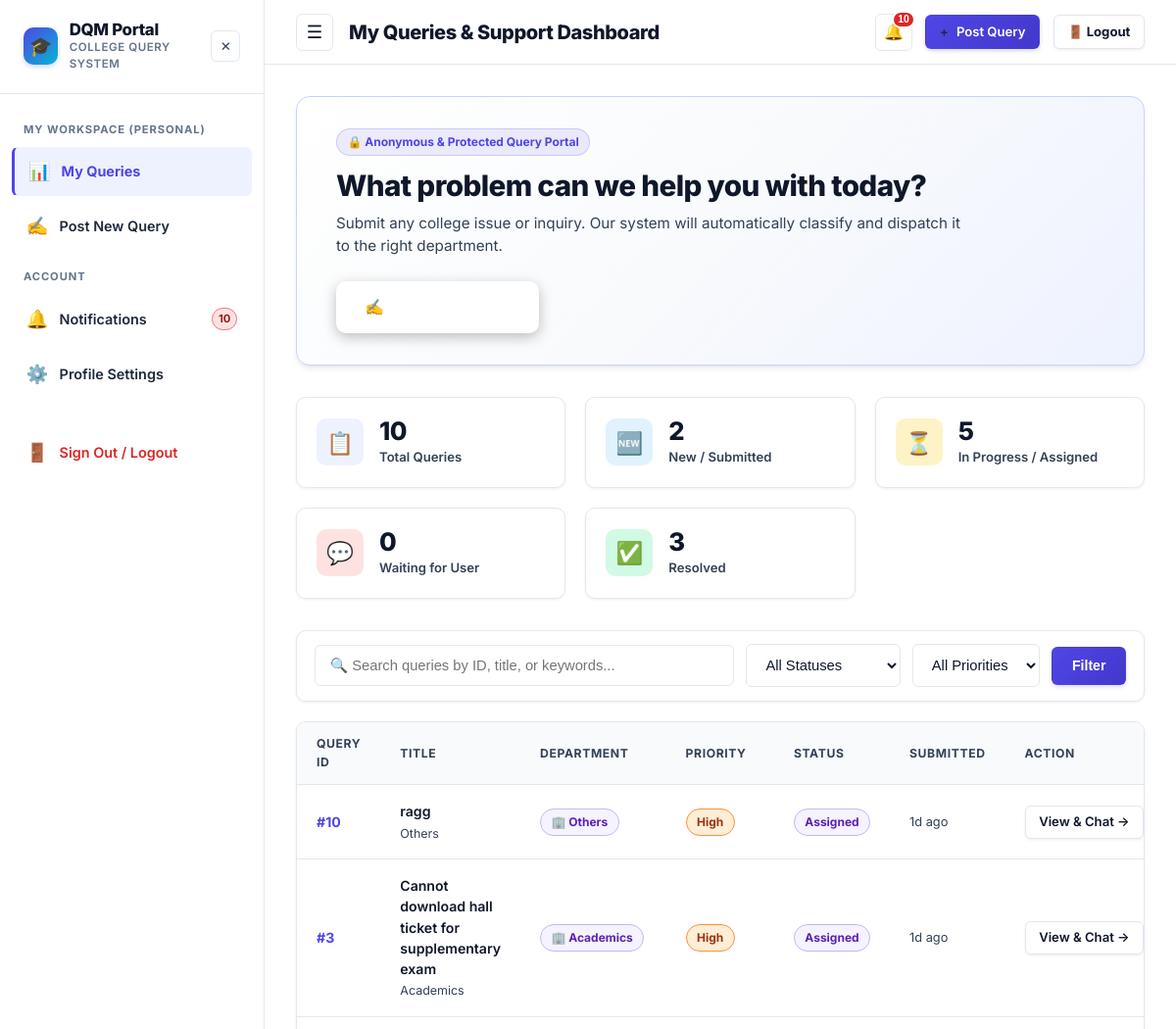
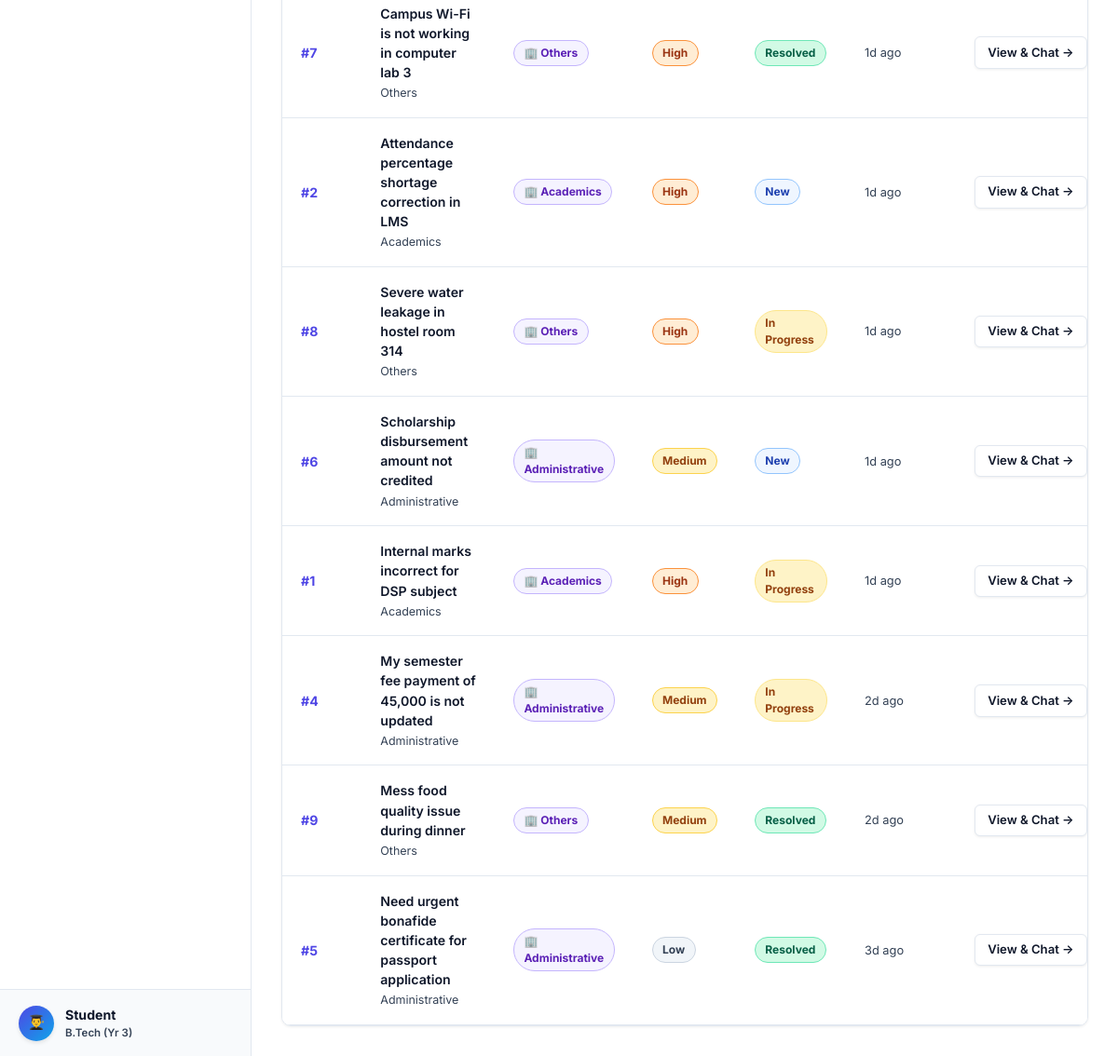
The page /dashboard (signed in) on the database as committed earlier (2 pictures, top to bottom).
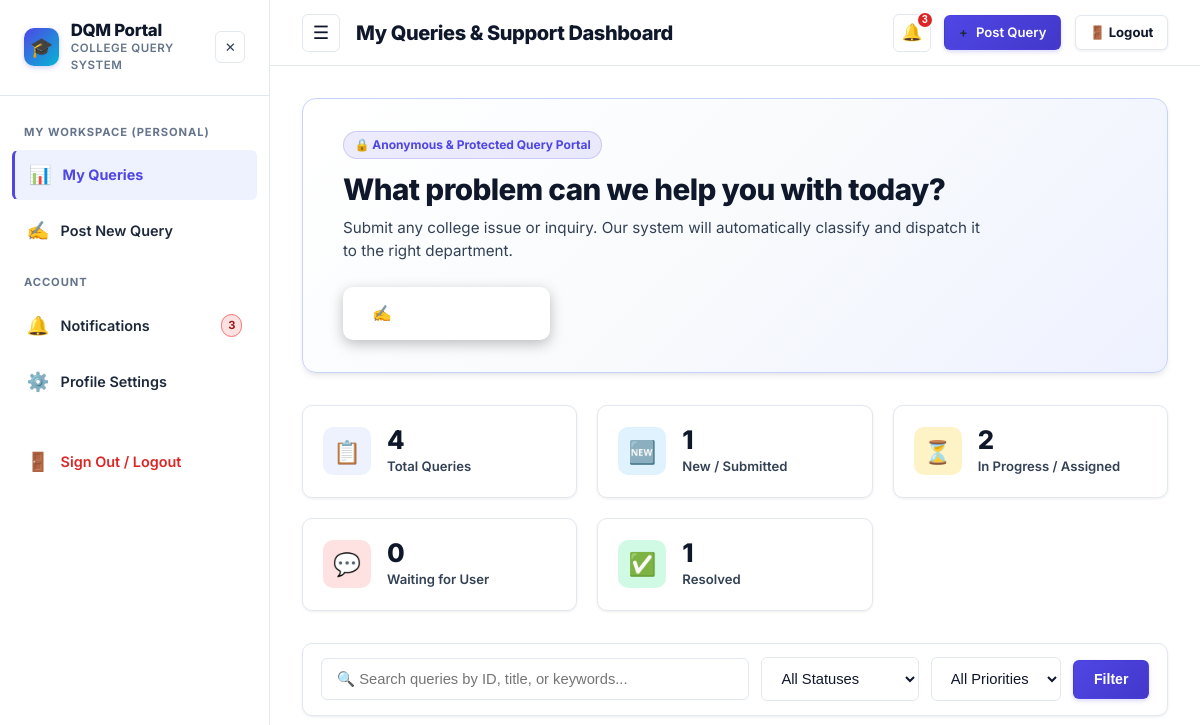
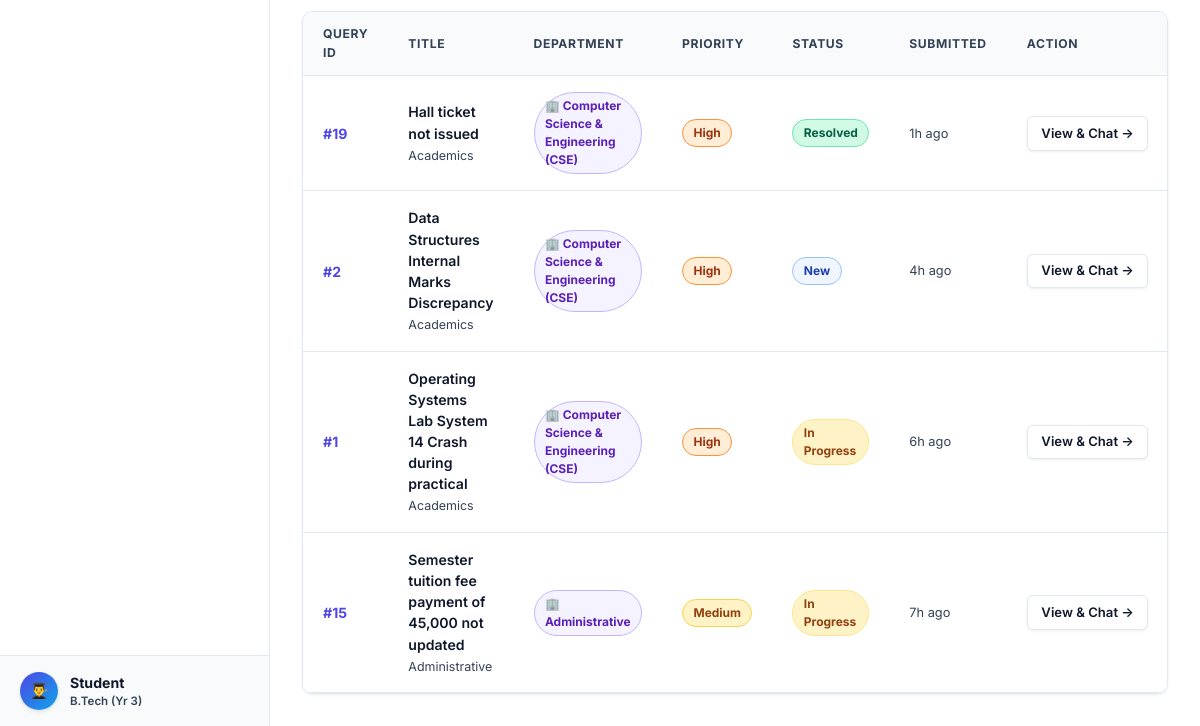
The same page on the database as committed later (2 pictures, top to bottom).
### tables this page shows
CREATE TABLE queries (
    id INTEGER PRIMARY KEY AUTOINCREMENT,
    user_id INTEGER NOT NULL,
    title TEXT NOT NULL,
    description TEXT NOT NULL,
    category TEXT NOT NULL DEFAULT 'Academics',
    department TEXT NOT NULL,
    priority TEXT NOT NULL DEFAULT 'Medium',
    status TEXT NOT NULL DEFAULT 'New',
    assigned_staff_id INTEGER,
    is_routed_manually INTEGER DEFAULT 0,
    admin_reviewed INTEGER DEFAULT 0,
    created_at TIMESTAMP DEFAULT CURRENT_TIMESTAMP,
    updated_at TIMESTAMP DEFAULT CURRENT_TIMESTAMP,
    first_response_at TIMESTAMP,
    resolved_at TIMESTAMP,
    FOREIGN KEY(user_id) REFERENCES users(id) ON DELETE CASCADE,
    FOREIGN KEY(assigned_staff_id) REFERENCES users(id) ON DELETE SET NULL
);

### app.py (the view)
@app.route('/dashboard')
@login_required
def dashboard():
    user = get_current_user()
    if user['role'] == 'staff':
        return redirect(url_for('department_dashboard'))
    elif user['role'] == 'admin':
        return redirect(url_for('admin_dashboard'))
    db = get_db()
    stats = {
        'total': db.execute('SELECT COUNT(*) FROM queries WHERE user_id = ?', (user['id'],)).fetchone()[0],
        'new': db.execute("SELECT COUNT(*) FROM queries WHERE user_id = ? AND status = 'New'", (user['id'],)).fetchone()[0],
        'in_progress': db.execute("SELECT COUNT(*) FROM queries WHERE user_id = ? AND status IN ('Assigned', 'In Progress')", (user['id'],)).fetchone()[0],
        'waiting': db.execute("SELECT COUNT(*) FROM queries WHERE user_id = ? AND status = 'Waiting for User'", (user['id'],)).fetchone()[0],
        'resolved': db.execute("SELECT COUNT(*) FROM queries WHERE user_id = ? AND status = 'Resolved'", (user['id'],)).fetchone()[0],
    }
    status_filter = request.args.get('status', '')
    priority_filter = request.args.get('priority', '')
    search_query = request.args.get('search', '').strip()
    sql = """
        SELECT q.*,
               (SELECT message FROM messages WHERE query_id = q.id ORDER BY created_at DESC LIMIT 1) as last_message,
               (SELECT created_at FROM messages WHERE query_id = q.id ORDER BY created_at DESC LIMIT 1) as last_activity
        FROM queries q
        WHERE q.user_id = ?
    """
    params = [user['id']]
    if status_filter:
        sql += " AND q.status = ?"
        params.append(status_filter)
    if priority_filter:
        sql += " AND q.priority = ?"
        params.append(priority_filter)
    if search_query:
        sql += " AND (q.title LIKE ? OR q.description LIKE ? OR q.id LIKE ?)"
        term = f"%{search_query}%"
        params.extend([term, term, term])
    sql += " ORDER BY q.created_at DESC"
    queries = db.execute(sql, params).fetchall()
    return render_template(
        'dashboard.html',
        stats=stats,
        queries=queries,
        current_status=status_filter,
        current_priority=priority_filter,
        search_query=search_query
    )

### app.py (called while the page is built)
def login_required(f):
    @wraps(f)
    def decorated_function(*args, **kwargs):
        user = get_current_user()
        if not user:
            session.clear()
            flash('Please log in to access this page.', 'warning')
            return redirect(url_for('login', next=request.url))
        return f(*args, **kwargs)
    return decorated_function

def get_current_user():
    if 'user_id' in session:
        db = get_db()
        user = db.execute('SELECT * FROM users WHERE id = ?', (session['user_id'],)).fetchone()
        if not user or not user['is_active']:
            session.clear()
            return None
        return user
    return None

### database.py (called while the page is built)
def get_db():
    if 'db' not in g:
        g.db = sqlite3.connect(
            current_app.config['DATABASE'],
            detect_types=sqlite3.PARSE_DECLTYPES
        )
        g.db.row_factory = sqlite3.Row
        g.db.execute("PRAGMA foreign_keys = ON")
        check_and_migrate_db(g.db)
    return g.db

### templates/dashboard.html (shortened to what the changed rows need)
{% extends 'base.html' %}
{% block content %}
<div style="max-width: 1200px; margin: 0 auto;">
  <div class="hero-card" style="padding: 2rem 2.5rem; margin-bottom: 2rem;">
    <div style="display: flex; justify-content: space-between; align-items: center; flex-wrap: wrap; gap: 1.5rem;">
      <div>
        <h1 style="font-size: 1.85rem; margin-bottom: 0.35rem;">What problem can we help you with today?</h1>
      </div>
    </div>
  </div>
  <div class="stats-grid">
    <div class="stat-card">
      <div class="stat-info">
        <h3>{{ stats.total }}</h3>
        <p>Total Queries</p>
      </div>
    </div>
    <div class="stat-card">
      <div class="stat-info">
        <h3>{{ stats.new }}</h3>
        <p>New / Submitted</p>
      </div>
    </div>
    <div class="stat-card">
      <div class="stat-info">
        <h3>{{ stats.in_progress }}</h3>
        <p>In Progress / Assigned</p>
      </div>
    </div>
    <div class="stat-card">
      <div class="stat-info">
        <h3>{{ stats.resolved }}</h3>
        <p>Resolved</p>
      </div>
    </div>
  </div>
  <div class="table-container">
    <table class="table">
      <thead>
        <tr>
          <th>Query ID</th>
          <th>Title</th>
          <th>Department</th>
          <th>Priority</th>
          <th>Status</th>
          <th>Submitted</th>
          <th>Action</th>
        </tr>
      </thead>
      <tbody>
        {% if queries %}
          {% for q in queries %}
          <tr>
            <td style="font-weight: 700; color: var(--primary);">#{{ q.id }}</td>
            <td>
              <a href="{{ url_for('query_details', query_id=q.id) }}" style="font-weight: 600; color: var(--text-main); display: block;">
                {{ q.title }}
              </a>
              <span style="font-size: 0.78rem; color: var(--text-muted);">{{ q.category }}</span>
            </td>
            <td>
              <span class="badge badge-status-assigned">🏢 {{ q.department }}</span>
            </td>
            <td>
              <span class="badge badge-{{ q.priority | lower }}">{{ q.priority }}</span>
            </td>
            <td>
              <span class="badge badge-status-{{ q.status | lower | replace(' ', '-') }}">{{ q.status }}</span>
            </td>
            <td style="font-size: 0.8rem; color: var(--text-muted);">
              {{ q.created_at | timeago }}
            </td>
            <td>
              <a href="{{ url_for('query_details', query_id=q.id) }}" class="btn btn-secondary btn-sm">
                View & Chat →
              </a>
            </td>
          </tr>
          {% endfor %}
        {% endif %}
      </tbody>
    </table>
  </div>
</div>
{% endblock %}

### templates/base.html (shortened to what the changed rows need)
<!DOCTYPE html>
<html lang="en">
<head>
  <link rel="stylesheet" href="{{ url_for('static', filename='css/style.css') }}">
</head>
<body data-user-role="{{ current_user.role if current_user else '' }}" data-user-dept="{{ current_user.department if current_user else '' }}" data-user-id="{{ current_user.id if current_user else '' }}">
  <div class="app-container">
    {% if current_user %}
    <aside class="sidebar" id="appSidebar">
      <div class="sidebar-header">
        <div class="sidebar-brand-wrapper">
          <div class="sidebar-brand">
            <h2>DQM Portal</h2>
          </div>
        </div>
      </div>
      <nav class="sidebar-nav">
        <a href="{{ url_for('notifications') }}" class="nav-item {% if request.endpoint == 'notifications' %}active{% endif %}">
          <span class="icon">🔔</span> Notifications
          {% if unread_notifications_count > 0 %}
          <span class="badge badge-urgent" style="margin-left: auto; padding: 2px 6px; font-size: 0.7rem;">{{ unread_notifications_count }}</span>
          {% endif %}
        </a>
      </nav>
    </aside>
    {% endif %}
    <div class="main-content">
      {% if current_user %}
      <header class="topbar">
        <div class="topbar-right">
          <div class="notif-wrapper">
            <button class="notif-btn" id="notifBtn" aria-label="Notifications" title="Notifications">
              🔔
              {% if unread_notifications_count > 0 %}
              <span class="notif-badge">{{ unread_notifications_count }}</span>
              {% endif %}
            </button>
          </div>
        </div>
      </header>
      {% endif %}
      <main class="page-body">
        {% block content %}{% endblock %}
      </main>
    </div>
  </div>
</body>
</html>

Rows that differ between the two databases and show on the page:
no longer on this page (row edited): queries: id "10", title "ragg", category "Others", department "Others", priority "High", status "Assigned", created_at "1d ago"
no longer on this page (row edited): queries: id "3", title "Cannot download hall ticket for supplementary exam", category "Academics", department "Academics", priority "High", status "Assigned", created_at "1d ago"
no longer on this page (row edited): queries: id "7", title "Campus Wi-Fi is not working in computer lab 3", category "Others", department "Others", priority "High", status "Resolved", created_at "1d ago"
no longer on this page (row edited): queries: id "8", title "Severe water leakage in hostel room 314", category "Others", department "Others", priority "High", status "In Progress", created_at "1d ago"
no longer on this page (row edited): queries: id "6", title "Scholarship disbursement amount not credited", category "Administrative", department "Administrative", priority "Medium", status "New", created_at "1d ago"
no longer on this page (row edited): queries: id "4", title "My semester fee payment of 45,000 is not updated", category "Administrative", department "Administrative", priority "Medium", status "In Progress", created_at "2d ago"
no longer on this page (row edited): queries: id "9", title "Mess food quality issue during dinner", category "Others", department "Others", priority "Medium", status "Resolved", created_at "2d ago"
no longer on this page (row edited): queries: id "5", title "Need urgent bonafide certificate for passport application", category "Administrative", department "Administrative", priority "Low", status "Resolved", created_at "3d ago"
added queries: id "19", title "Hall ticket not issued", category "Academics", department "Computer Science & Engineering (CSE)", priority "High", status "Resolved", created_at "1h ago"
changed queries "New": title "Attendance percentage shortage correction in LMS" → "Data Structures Internal Marks Discrepancy"; department "Academics" → "Computer Science & Engineering (CSE)"; created_at "1d ago" → "4h ago"
changed queries id 1: title "Internal marks incorrect for DSP subject" → "Operating Systems Lab System 14 Crash during practical"; department "Academics" → "Computer Science & Engineering (CSE)"; created_at "1d ago" → "6h ago"
added queries: id "15", title "Semester tuition fee payment of 45,000 not updated", category "Administrative", department "Administrative", priority "Medium", status "In Progress", created_at "7h ago"
Other text that changed with them:
{{ unread_notifications_count }}: "10" → "3"
{{ stats.total }}: "10" → "4"
{{ stats.new }}: "2" → "1"
{{ stats.in_progress }}: "5" → "2"
{{ stats.resolved }}: "3" → "1"
